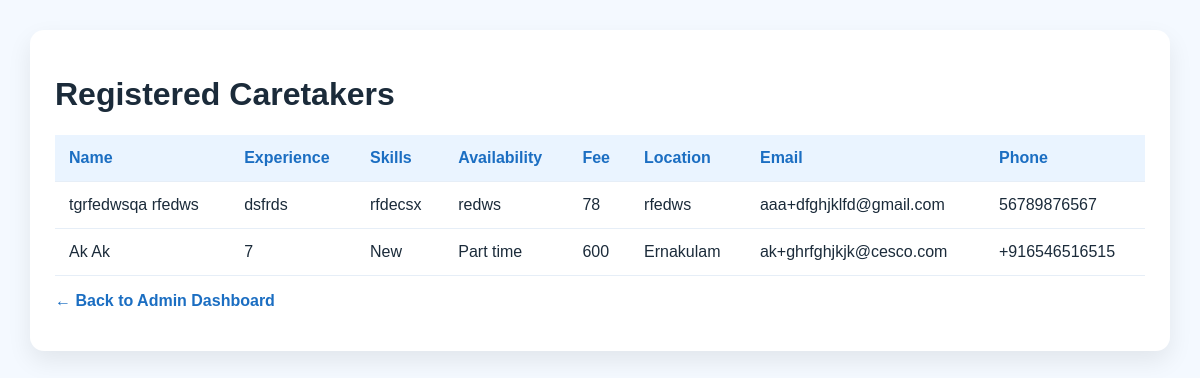
The page /admin_caretakers.php (signed in) on the database its author committed.
### tables this page shows
CREATE TABLE `caretakers` (
  `id` int(10) UNSIGNED NOT NULL,
  `user_id` int(10) UNSIGNED NOT NULL,
  `caretaker_name` varchar(150) NOT NULL,
  `experience_years` varchar(50) DEFAULT NULL,
  `skills` text DEFAULT NULL,
  `availability` varchar(100) DEFAULT NULL,
  `fee` varchar(50) DEFAULT NULL,
  `preferred_location` varchar(150) DEFAULT NULL,
  `email` varchar(150) DEFAULT NULL,
  `phone` varchar(30) DEFAULT NULL,
  `created_at` timestamp NOT NULL DEFAULT current_timestamp()
);

### app/Helpers/helpers.php (called while the page is built, shortened)
<?php
function e(?string $value): string
{
    return htmlspecialchars((string)$value, ENT_QUOTES, 'UTF-8');
}

### admin_caretakers.php (the view, shortened to what this page needs)
<?php
include("connect.php");
require_once "app/Helpers/helpers.php";
$result = $conn->query("
    SELECT id, caretaker_name, experience_years, skills, availability, fee, preferred_location, email, phone
    FROM caretakers
    ORDER BY id DESC
");
?>
<!DOCTYPE html>
<html lang="en">
<head>
</head>
<body>
<div class="wrap">
    <div class="card">
        <h1>Registered Caretakers</h1>
        <table>
            <tr>
                <th>Name</th>
                <th>Experience</th>
                <th>Skills</th>
                <th>Availability</th>
                <th>Fee</th>
                <th>Location</th>
                <th>Email</th>
                <th>Phone</th>
            </tr>
            <?php while($row = $result->fetch_assoc()): ?>
            <tr>
                <td><?php echo e($row['caretaker_name']); ?></td>
                <td><?php echo e($row['experience_years']); ?></td>
                <td><?php echo e($row['skills']); ?></td>
                <td><?php echo e($row['availability']); ?></td>
                <td><?php echo e($row['fee']); ?></td>
                <td><?php echo e($row['preferred_location']); ?></td>
                <td><?php echo e($row['email']); ?></td>
                <td><?php echo e($row['phone']); ?></td>
            </tr>
            <?php endwhile; ?>
        </table>
        <p><a href="admin_dashboard.php">← Back to Admin Dashboard</a></p>
    </div>
</div>
</body>
</html>

### admin_caretakers.php (style rules this page uses)
body { margin:0; font-family:Arial; background:#f4f9ff; color:#1b2b3a; padding:30px; }
.wrap { max-width:1200px; margin:auto; }
.card { background:#fff; padding:25px; border-radius:14px; box-shadow:0 10px 25px rgba(0,0,0,0.08); }
table { width:100%; border-collapse:collapse; background:#fff; }
th, td { padding:14px; border-bottom:1px solid #e6eef7; text-align:left; vertical-align:top; }
th { background:#eaf4ff; color:#1b6ec2; }
a { color:#1b6ec2; text-decoration:none; font-weight:bold; }

### rows shown on the page
caretakers: caretaker_name "tgrfedwsqa rfedws", experience_years "dsfrds", skills "rfdecsx", availability "redws", fee "78", preferred_location "rfedws", email "aaa+dfghjklfd@gmail.com", phone "56789876567"
caretakers: caretaker_name "Ak Ak", experience_years "7", skills "New", availability "Part time", fee "600", preferred_location "Ernakulam", email "ak+ghrfghjkjk@cesco.com", phone "+916546516515"
